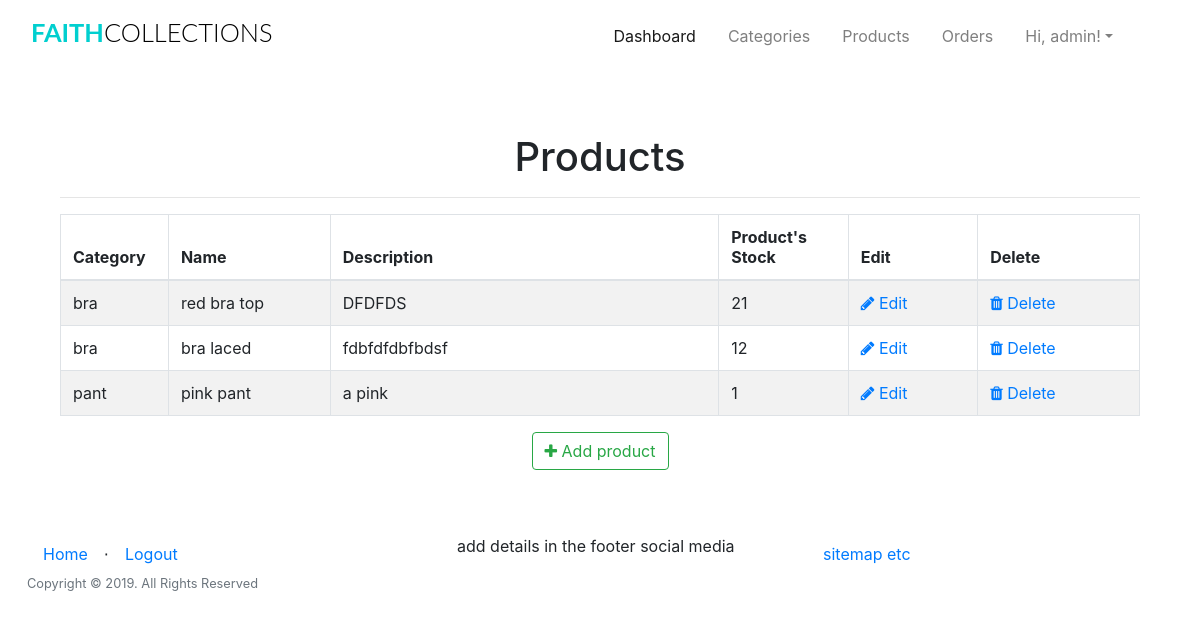
Page /admin/products/ (signed in) on the committed database.
### app/models.py (models this page shows, shortened)
class User(UserMixin, db.Model):
	__tablename__="user"
	id = db.Column(db.Integer, primary_key=True)
	firstname = db.Column(db.String(24), index=True)
	lastname = db.Column(db.String(24), index=True)
	email = db.Column(db.String(50), index=True, unique=True)
	password_hash = db.Column(db.String)
	phonenumber = db.Column(db.String(18), index=True, unique=True)
	is_admin = db.Column(db.Boolean, default = False)
	order = db.relationship("Order", backref='ordered_products')
	kart = db.relationship('Kart', uselist=False, backref='user_kart')
	shipping_info = db.relationship('ShippingInfo', backref='shipping',lazy='dynamic')

class Products(db.Model):
	__tablename__ = 'product'
	id = db.Column(db.Integer, primary_key=True)
	product_name = db.Column(db.String(100), index=True)
	product_price = db.Column(db.Integer, index=True)
	product_image = db.Column(db.String(120),index=True)
	product_description = db.Column(db.String(200), index=True)
	product_stock = db.Column(db.Integer, index = True)
	product_size = db.Column(db.String(5), index = True)
	categories_id = db.Column(db.Integer, db.ForeignKey('categories.id'))
	order = db.relationship('Order', secondary=association_table, backref='my_orders', lazy='dynamic')

class Categories(db.Model):
	id = db.Column(db.Integer, primary_key=True)
	category_name  = db.Column(db.String(20), index = True)
	product = db.relationship('Products', backref='products_categories')

### app/admin/routes.py (the view)
@admin.route('/products/')
@login_required
def list_products():
	check_admin()
	'''
	list all products
	'''
	products = Products.query.all()
	return render_template('admin/products/products.html', title = 'Products', products = products)

### app/admin/routes.py (called while the page is built)
def check_admin():
	if not current_user.is_admin:
		abort(403)

### app/models.py (called while the page is built)
@login_manager.user_loader
def load_user(id):
    return User.query.get(int(id))

### app/templates/admin/products/products.html (shortened to what this page needs)
{% extends "base.html" %}
{% block head %}
<head>
    <link href="//maxcdn.bootstrapcdn.com/font-awesome/4.1.0/css/font-awesome.min.css" rel="stylesheet">
</head>
{%endblock head%}
{% block body %}
<div class="container">
  <div class="outer">
    <div class="middle">
      <div class="inner">
        <br/>
        <br/>
        <h1 style="text-align:center;">Products</h1>
        {% if products %}
          <hr class="intro-divider">
            <table class="table table-striped table-bordered">
              <thead>
                <tr>
                  <th width="10%"> Category</th>
                  <th width="15%"> Name </th>
                  <th width="36%"> Description </th>
                  <th width="12%"> Product's Stock </th>
                  <th width="12%"> Edit </th>
                  <th width="15%"> Delete </th>
                </tr>
              </thead>
              <tbody>
              {% for product in products %}
                <tr>
                  <td>{{ product.products_categories.category_name }} </td>
                  <td> {{ product.product_name }} </td>
                  <td> {{ product.product_description }} </td>
                  <td>
                    {% if product %}
                      {{ product.product_stock }}
                    {% else %}
                      0
                    {% endif %}
                  </td>
                  <td>
                    <a href="{{ url_for('admin.edit_product', id=product.id) }}">
                      <i class="fa fa-pencil"></i> Edit
                    </a>
                  </td>
                  <td>
                    <a href="{{ url_for('admin.delete_product', id=product.id) }}">
                      <i class="fa fa-trash"></i> Delete
                    </a>
                  </td>
                </tr>
              {% endfor %}
              </tbody>
            </table>
          </div>
          <div style="text-align: center">
        {% else %}
          <div style="text-align: center">
            <h3> No Products have been added. </h3>
            <hr class="intro-divider">
        {% endif %}
          <a href="{{ url_for('admin.add_product') }}" class="btn btn-outline-success">
            <i class="fa fa-plus"></i>
            Add product
          </a>
        </div>
      </div>
    </div>
  </div>
{% endblock %}

### app/templates/base.html (shortened to what this page needs)
<html>
    <head>
        <link href="{{ url_for('static', filename='css/bootstrap.min.css') }}"rel="stylesheet">
        <link href="{{ url_for('static', filename='css/st.css') }}"rel="stylesheet">
        {%block head%}
        {%endblock head%}
    </head>
    <body>
            <div class="container-fluid mt-1 mb-3">
                <nav class="navbar navbar-expand-lg navbar-light">
                    <h1 class="brand_name">
                        <a class="navbar-brand" href="{{ url_for('home.homepage') }}">Faith<span>Collections</span></a>
                    </h1>
                    <div class="collapse navbar-collapse" id="navbarTogglerDemo03">
                    <ul class="navbar-nav ml-auto mr-5 mt-2 mt-lg-0">
                            {% if current_user.is_authenticated %}
                            {% if current_user.is_admin %}
                            <li class="nav-item ml-3">
                              <a class="nav-link active" href="{{ url_for('home.admin_dashboard') }}">Dashboard</a>
                            </li>
                            <li class="nav-item ml-3">
                              <a class="nav-link" href="{{ url_for('admin.list_categories') }}">Categories</a>
                            </li>
                            <li class="nav-item ml-3">
                              <a class="nav-link" href="{{ url_for('admin.list_products') }}">Products</a>
                            </li>
                            <li class="nav-item ml-3">
                              <a class="nav-link" href="{{ url_for('admin.list_orders') }}" >Orders</a>
                            </li>
                            {% else %}
                              <li class="nav-item ml-3">
                                <a class="nav-link" href="{{ url_for('users.cart') }}">Cart<span class="badge badge-light">{{ count }}</span></a>
                              </li>
                              {% endif %}
                              <li class="nav-item dropdown ml-3">
                                    <a class="nav-link dropdown-toggle" data-toggle="dropdown" href="#" role="button" aria-haspopup="true" aria-expanded="false">
                                        Hi, {{ current_user.firstname }}!</a>
                                  </li>
                                    {% endif %}
                    </ul>
                    </div>
                </nav>
            </div>
    <div class=" container">
            {% block body %}
            {% endblock %}
    </div>
    <div class="push"></div>
    <div class="container-fluid">
        <footer>
                <div class="row">
                        <div class="col">
                                <ul class="nav">
                                    <li class=" nav-item" ><a class="nav-link" href="{{ url_for('home.homepage') }}">Home</a></li>
                                    <li class="footer-menu-divider mt-2">⋅</li>
                                    {% if current_user.is_authenticated %}
                                        <li class=" nav-item" ><a class="nav-link" href="{{ url_for('auth.logout') }}">Logout</a></li>
                                    {% else %}
                                        <li class=" nav-item" ><a class="nav-link" href="{{ url_for('auth.register') }}">Register</a></li>
                                        <li class="footer-menu-divider mt-2">⋅</li>
                                        <li class=" nav-item" ><a class="nav-link" href="{{ url_for('auth.login') }}">Login</a></li>
                                    {% endif %}
                                </ul>
                                <p class="copyright text-muted small">Copyright © 2019. All Rights Reserved</p>
                        </div>
                        <div class="col">
                                <ul class="d-inline-block">
                                 <li class="d-inline-block">add details in the footer</li>
                                 <li class="d-inline-block">social media</li>
                                </ul>
                        </div>
                        <div class="col">
                            <ul class="nav">
                            <li class="d-inline-block"><a class="nav-link" href="#">sitemap etc</a></li>
                            </ul>
                        </div>
                </div>
        </footer>
    </div>
    </body>
</html>

### app/static/css/st.css (style rules this page uses)
.brand_name .navbar-brand { font-size:1.59rem; text-transform: uppercase; font-family: 'Lato', sans-serif; font-weight: 700; color: #333; }
.brand_name >.navbar-brand { color:#01CFCF; text-decoration: none; }
.brand_name >.navbar-brand span { color: #000; font-weight: 300; }
.push { height:4em; }
.row { margin-left: auto; margin-right: auto; margin-bottom: 20px; }
.row:after { content: ""; display: table; clear: both; }
.row .col { float: left; -webkit-box-sizing: border-box; box-sizing: border-box; padding: 0 0.75rem; min-height: 1px; }

### rows in the picture
User: firstname "admin"
Products: products_categories.category_name "bra", product_name "red bra top", product_description "DFDFDS", product_stock "21"
Products: products_categories.category_name "bra", product_name "bra laced", product_description "fdbfdfdbfbdsf", product_stock "12"
Products: products_categories.category_name "pant", product_name "pink pant", product_description "a pink", product_stock "1"
